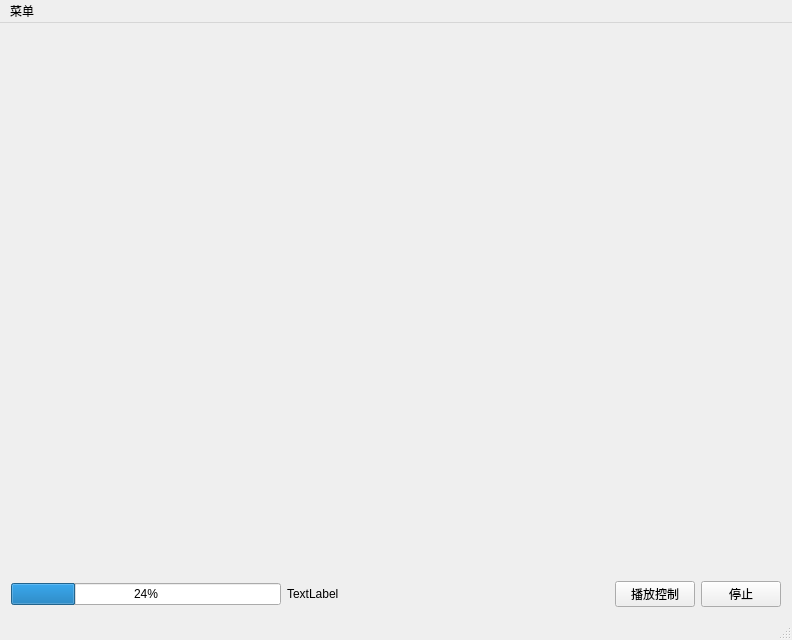
<?xml version="1.0" encoding="UTF-8"?>
<ui version="4.0">
 <class>MainWindow</class>
 <widget class="QMainWindow" name="MainWindow">
  <property name="geometry">
   <rect>
    <x>0</x>
    <y>0</y>
    <width>792</width>
    <height>640</height>
   </rect>
  </property>
  <property name="windowTitle">
   <string>MainWindow</string>
  </property>
  <widget class="QWidget" name="centralWidget">
   <layout class="QVBoxLayout" name="verticalLayout_3" stretch="9,1">
    <item>
     <widget class="QWidget" name="widget" native="true">
      <layout class="QVBoxLayout" name="verticalLayout_2">
       <item>
        <layout class="QVBoxLayout" name="video_layout"/>
       </item>
      </layout>
     </widget>
    </item>
    <item>
     <layout class="QHBoxLayout" name="horizontalLayout">
      <item>
       <widget class="QProgressBar" name="progressBar">
        <property name="value">
         <number>24</number>
        </property>
       </widget>
      </item>
      <item>
       <widget class="QLabel" name="label_time">
        <property name="text">
         <string>TextLabel</string>
        </property>
       </widget>
      </item>
      <item>
       <spacer name="horizontalSpacer">
        <property name="orientation">
         <enum>Qt::Horizontal</enum>
        </property>
        <property name="sizeHint" stdset="0">
         <size>
          <width>40</width>
          <height>20</height>
         </size>
        </property>
       </spacer>
      </item>
      <item>
       <widget class="QPushButton" name="playCtrl_btn">
        <property name="text">
         <string>播放控制</string>
        </property>
       </widget>
      </item>
      <item>
       <widget class="QPushButton" name="stopPlay_btn">
        <property name="text">
         <string>停止</string>
        </property>
       </widget>
      </item>
     </layout>
    </item>
   </layout>
  </widget>
  <widget class="QMenuBar" name="menuBar">
   <property name="geometry">
    <rect>
     <x>0</x>
     <y>0</y>
     <width>792</width>
     <height>23</height>
    </rect>
   </property>
   <widget class="QMenu" name="menu">
    <property name="title">
     <string>菜单</string>
    </property>
    <addaction name="action_openLocal"/>
    <addaction name="action_openNetWork"/>
   </widget>
   <addaction name="menu"/>
  </widget>
  <widget class="QStatusBar" name="statusBar"/>
  <action name="action_conf">
   <property name="text">
    <string>设置</string>
   </property>
  </action>
  <action name="action_openLocal">
   <property name="text">
    <string>打开本地视频</string>
   </property>
  </action>
  <action name="action_openNetWork">
   <property name="text">
    <string>打开网络视频</string>
   </property>
  </action>
 </widget>
 <layoutdefault spacing="6" margin="11"/>
 <resources/>
 <connections/>
</ui>
